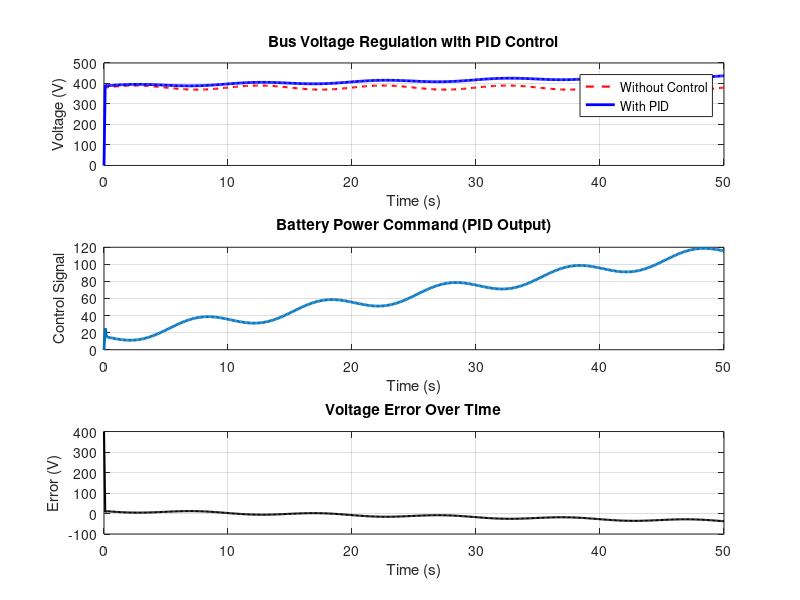

Source code (MATLAB): (Note: this script raises an error after producing the figure.)
%% Simple PID Control for Microgrid Battery Power Regulation
clear; clc; close all;

% Simulation parameters
t = 0:0.1:50;       % simulation time
ref_voltage = 400;  % reference DC bus voltage [V]
load_variation = 380 + 10*sin(0.2*pi*t); % fluctuating voltage due to load

% PID parameters
Kp = 0.8;
Ki = 0.1;
Kd = 0.05;

% Initialization
error_prev = 0;
integral = 0;
voltage_out = zeros(size(t));
battery_power = zeros(size(t));

for k = 2:length(t)
    % Measure error
    error = ref_voltage - load_variation(k);
    
    % Integrate and differentiate
    integral = integral + error * 0.1;
    derivative = (error - error_prev) / 0.1;
    
    % PID control law
    control_signal = Kp*error + Ki*integral + Kd*derivative;
    
    % Simulate system response (simplified)
    voltage_out(k) = load_variation(k) + 0.5 * control_signal;
    battery_power(k) = control_signal;
    
    % Update
    error_prev = error;
end

% Plot results
figure;
subplot(3,1,1)
plot(t, load_variation, 'r--', 'LineWidth', 1.5); hold on;
plot(t, voltage_out, 'b', 'LineWidth', 2);
xlabel('Time (s)'); ylabel('Voltage (V)');
title('Bus Voltage Regulation with PID Control');
legend('Without Control','With PID');
grid on;

subplot(3,1,2)
plot(t, battery_power, 'LineWidth', 2);
xlabel('Time (s)'); ylabel('Control Signal');
title('Battery Power Command (PID Output)');
grid on;

subplot(3,1,3)
plot(t, ref_voltage - voltage_out, 'k', 'LineWidth', 1.5);
xlabel('Time (s)'); ylabel('Error (V)');
title('Voltage Error Over Time');
grid on;

sgtitle('PID-Based Voltage Control for Microgrid');
